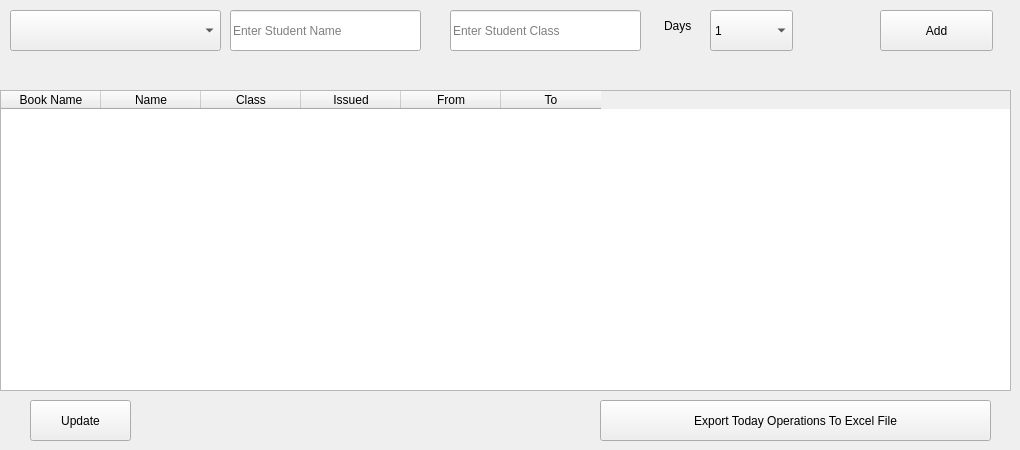
      <widget class="QWidget" name="tab_22">
       <attribute name="title">
        <string>Student Add</string>
       </attribute>
       <widget class="QPushButton" name="pushButton_6">
        <property name="geometry">
         <rect>
          <x>880</x>
          <y>10</y>
          <width>113</width>
          <height>41</height>
         </rect>
        </property>
        <property name="text">
         <string>Add</string>
        </property>
       </widget>
       <widget class="QLabel" name="label_2">
        <property name="geometry">
         <rect>
          <x>664</x>
          <y>10</y>
          <width>51</width>
          <height>31</height>
         </rect>
        </property>
        <property name="text">
         <string>Days</string>
        </property>
       </widget>
       <widget class="QComboBox" name="comboBox_2">
        <property name="geometry">
         <rect>
          <x>710</x>
          <y>10</y>
          <width>83</width>
          <height>41</height>
         </rect>
        </property>
        <item>
         <property name="text">
          <string>1</string>
         </property>
        </item>
        <item>
         <property name="text">
          <string>2</string>
         </property>
        </item>
        <item>
         <property name="text">
          <string>3</string>
         </property>
        </item>
        <item>
         <property name="text">
          <string>4</string>
         </property>
        </item>
        <item>
         <property name="text">
          <string>5</string>
         </property>
        </item>
        <item>
         <property name="text">
          <string>6</string>
         </property>
        </item>
        <item>
         <property name="text">
          <string>7</string>
         </property>
        </item>
        <item>
         <property name="text">
          <string>8</string>
         </property>
        </item>
        <item>
         <property name="text">
          <string>9</string>
         </property>
        </item>
        <item>
         <property name="text">
          <string>10</string>
         </property>
        </item>
       </widget>
       <widget class="QTableWidget" name="tableWidget">
        <property name="geometry">
         <rect>
          <x>0</x>
          <y>90</y>
          <width>1011</width>
          <height>301</height>
         </rect>
        </property>
        <column>
         <property name="text">
          <string>Book Name</string>
         </property>
        </column>
        <column>
         <property name="text">
          <string>Name</string>
         </property>
        </column>
        <column>
         <property name="text">
          <string>Class</string>
         </property>
        </column>
        <column>
         <property name="text">
          <string>Issued</string>
         </property>
        </column>
        <column>
         <property name="text">
          <string>From</string>
         </property>
        </column>
        <column>
         <property name="text">
          <string>To</string>
         </property>
        </column>
       </widget>
       <widget class="QPushButton" name="pushButton_29">
        <property name="geometry">
         <rect>
          <x>600</x>
          <y>400</y>
          <width>391</width>
          <height>41</height>
         </rect>
        </property>
        <property name="text">
         <string>Export Today Operations To Excel File</string>
        </property>
       </widget>
       <widget class="QLineEdit" name="lineEdit_29">
        <property name="geometry">
         <rect>
          <x>230</x>
          <y>10</y>
          <width>191</width>
          <height>41</height>
         </rect>
        </property>
        <property name="placeholderText">
         <string>Enter Student Name</string>
        </property>
       </widget>
       <widget class="QLineEdit" name="lineEdit_57">
        <property name="geometry">
         <rect>
          <x>450</x>
          <y>10</y>
          <width>191</width>
          <height>41</height>
         </rect>
        </property>
        <property name="placeholderText">
         <string>Enter Student Class</string>
        </property>
       </widget>
       <widget class="QComboBox" name="comboBox">
        <property name="geometry">
         <rect>
          <x>10</x>
          <y>10</y>
          <width>211</width>
          <height>41</height>
         </rect>
        </property>
       </widget>
       <widget class="QPushButton" name="pushButton_30">
        <property name="geometry">
         <rect>
          <x>30</x>
          <y>400</y>
          <width>101</width>
          <height>41</height>
         </rect>
        </property>
        <property name="text">
         <string>Update</string>
        </property>
       </widget>
      </widget>
